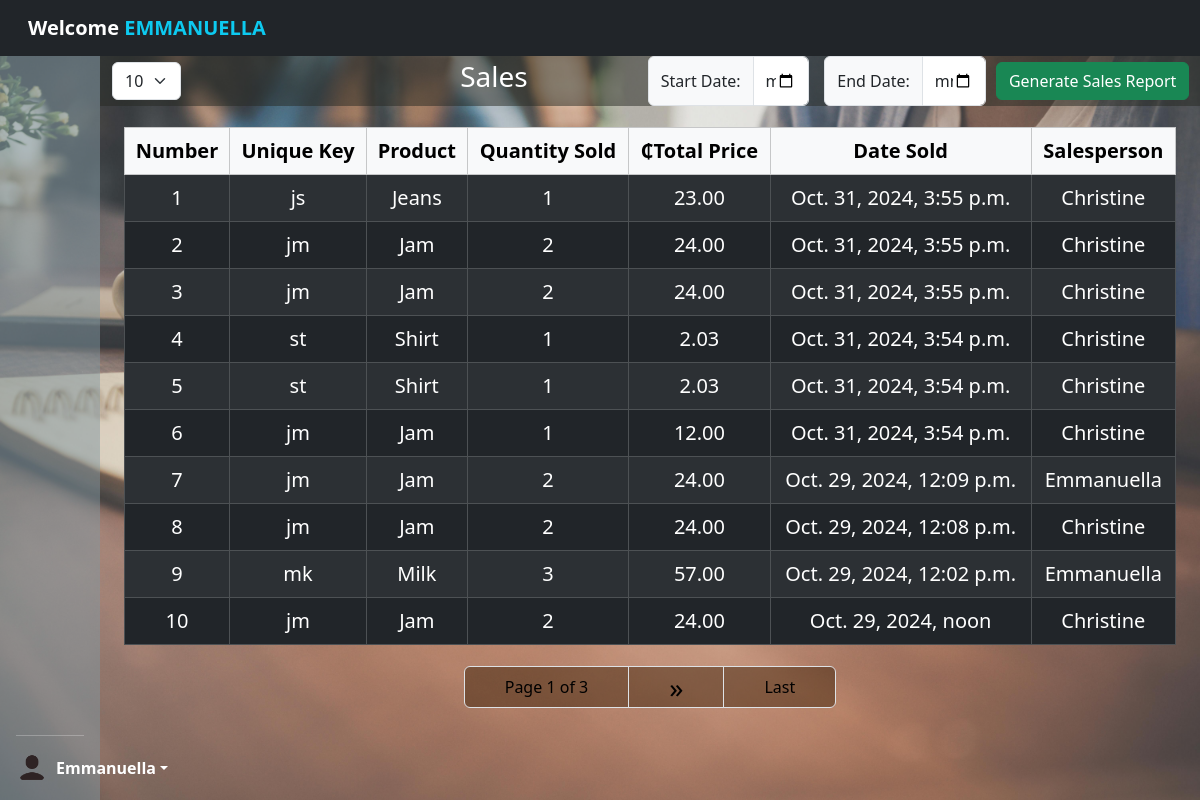
Screenshot of /view-sales/ (signed in) with the database file from the repository.
### revision_app/models.py (models this page shows, shortened)
class Sale(models.Model):
    product = models.ForeignKey(Products, on_delete=models.CASCADE)
    quantity_sold = models.PositiveBigIntegerField()
    total_price = models.DecimalField(max_digits=10, decimal_places=2)
    salesperson = models.ForeignKey(User, on_delete=models.SET_NULL, null=True)  # Link the sale to a user
    date_sold = models.DateTimeField(default=timezone.now)
    unique_key = models.CharField(
        max_length=2,
        blank=True,
        editable=False
    )
    class Meta:
        verbose_name = 'Sale'
        verbose_name_plural = 'Sales'

class Products(models.Model):
    product_name = models.CharField(max_length=200, db_index=True)
    price = models.DecimalField(max_digits=10, decimal_places=2, db_index=True)
    stock = models.PositiveBigIntegerField(default=0, db_index=True)
    unique_key = models.CharField(
        max_length=2,
        blank=True,
        editable=False,
        unique=True
    )
    def __str__(self):
        return self.product_name
    class Meta:
        verbose_name_plural = 'Products'
        ordering = ['product_name']

### revision_app/views.py (the view, shortened to what this page needs)
# urls.py: path('view-sales/', SalesListView.as_view(), name='view-sales'),
class SalesListView(LoginRequiredMixin, TemplateView):
    template_name = 'revision_app/sales.html'
    def get_context_data(self, **kwargs):
        context = super().get_context_data(**kwargs)
        paginate_by = self.request.GET.get('paginate_by', 10)
        sales = Sale.objects.all().order_by('-date_sold')
        products = Products.objects.all()
        search_input = self.request.GET.get('q', '').strip()
        paginator = Paginator(sales, int(paginate_by))
        page_number = self.request.GET.get('page')
        page_obj = paginator.get_page(page_number)
        context['page_obj'] = page_obj
        context['object_list'] = page_obj.object_list
        context['products'] = products
        context['sales'] = sales
        context['paginate_by'] = paginate_by
        context['search_input'] = search_input
        return context

### revision_app/templates/revision_app/sales.html (shortened to what this page needs)
{% extends 'revision_app/main.html' %}
{% load static %}
{% block content %}
{% include 'revision_app/pageloader.html' %}
<head><link rel="stylesheet" href="{% static 'css/bootstrap.css'  %}"></head>
<body style="background-image: url('{% static 'img/pexels-tirachard-kumtanom-112571-733856.jpg' %}'); background-size: cover; background-position: center; min-height: 100vh;">
<div class="container-fluid my-0 position-relative mx-0 px-0" style="padding-top: 56px; z-index: 1;">
<div class="container-fluid mx-0 px-0 w-100">
<div class="row">
<div class="d-flex mb-6 justify-content-end text-align-center position-fixed" style="z-index: 1050; width: 91.78%; background-color: rgba(39, 41, 35, 0.5);">
    <div class="input-group my-0 py-0" style="width: 15%; height: inherit; margin-right: auto;">
    <span class="d-flex align-items-center"><form method="get" action="" >
        <select name="paginate_by" id="paginate_by" onchange="this.form.submit()" class="form-select px-6" style="height: fit-content;">
          <option value="10" {% if request.GET.paginate_by == '10' %}selected{% endif %}>10</option>
        </select>
      </form></span></div>
    <h3 class="text-align-center text-white py-1" style="margin-right: 15vh;">Sales</h3>
    <div class="input-group my-0 py-0" style="width: 15%; height: inherit; margin-right: 15px;">
        <span class="input-group-text">Start Date:</span>
        <input type="date" id="start_date" class="form-control">
      </div>
    <div class="input-group" style="width: 15%; height: inherit; margin-right: 10px;">
        <span class="input-group-text">End Date:</span>
        <input type="date" id="end_date" class="form-control">
     </div>
     <span class="d-flex align-items-center"><a href="{% url 'generate_pdf' %}" class="btn btn-success" onclick="generatePDF()">Generate Sales Report</a></span>
</div></div>
<div class="container-fluid" style="padding-top: 55px;">
<table class="table table-bordered my-3 w-100 text-center fs-5 table-dark table-striped ">
    <thead>
        <tr class="table-light">
            <th>Number</th>
            <th>Unique Key</th>
            <th>Product</th>
            <th>Quantity Sold</th>
            <th>&#8373;Total Price</th>
            <th>Date Sold</th>
            <th>Salesperson</th>
        </tr>
    </thead>
    <tbody>
        {% for sale in page_obj.object_list %}
        <tr>
            <td>{{ forloop.counter }}</td>
            <td>{{ sale.unique_key }}</td>
            <td>{{ sale.product }}</td>
            <td>{{ sale.quantity_sold }}</td>
            <td>{{ sale.total_price|floatformat:2 }}</td>
            <td>{{ sale.date_sold }}</td>
            <td>{{ sale.salesperson.username|capfirst }}
        </tr>
        {% empty %}
        <tr>
            <td colspan="6">No sales available.</td>
        </tr>
        {% endfor %}
    </tbody>
</table>
<div class="flex-row d-flex justify-content-center">
<nav aria-label="Page navigation example" style="margin-top: 0.5%;">
    <ul class="pagination">
  <li class="page-item"><a href="#" class="page-link"><span>Page {{ page_obj.number }} of {{ page_obj.paginator.num_pages }}</span></a></li>
  {% if page_obj.has_next %}
  <li class="page-item">
    <a href="?page={{ page_obj.next_page_number }}&paginate_by={{ paginate_by }}"
    class="page-link fs-3 d-flex align-items-center justify-content-center" style="height: 42px;">&raquo;</a>
    </li>
    <li class="page-item">
    <a href="?page={{ page_obj.paginator.num_pages }}&paginate_by={{ paginate_by }}" class="page-link">Last</a>
</li>
    {% endif %}
</ul>
</nav>
</div>
</div>
</div>
</div>
</div>
{% endblock %}

### revision_app/templates/revision_app/main.html (shortened to what this page needs)
{% load static %}
<!DOCTYPE html>
<html lang="en">
<head>
    <link rel="stylesheet" href="{% static 'css/bootstrap.css'  %}">
</head>
<body class="">
        <div class="container-fluid p-6">
        <div class="row">
            <div class="col-1 px-0" >
                <div class=" text-start d-flex flex-column justify-content-between flex-shrink-0 p-3 text-white position-fixed" style="height: 100vh; width: 8.33333333%; background-color: rgba(130, 152, 161, 0.5);">
        <ul class="nav flex-column mb-auto nav-pills" style="padding-top: 20px;">
        </ul>
        <hr>
        <div class="dropdown">
          <a href="#" class="d-flex align-items-center text-white text-decoration-none dropdown-toggle" id="dropdownUser1" data-bs-toggle="dropdown" aria-expanded="false">
            <img src="{% static 'img/icons8_user_60px.png' %}" alt="" width="32" height="32" class="rounded-circle me-2">
            <strong>{{user.username}}</strong>
          </a>
        </div>
      </div></div>
<div class="col-11 p-0">
    <div class="container-fluid w-100 px-0 position-fixed"  style="z-index: 1050">
    <nav class="navbar navbar-expand-sm bg-dark navbar-dark fixed-top">
        <div class="container-fluid">
          <a class="navbar-brand ms-3" href="#">
            <strong>Welcome<span class="text-info"> {{request.user.username|upper}}</span></strong></a>
        </div>
      </nav>
    </div>
      <div class="container-fluid">
    {% block content %}
    {% endblock %}</div>
</div>
</div>
</body>
</html>

### revision_app/templates/revision_app/sales.html (style rules this page uses)
.pagination { justify-content: center; width: 100%; }
.pagination .page-item .page-link { min-width: 70%; padding: 0.5rem 2.5rem; font-size: 1rem; color: black; font-weight: 500; background-color: rgba(51, 26, 2, 0.45); }

### rows the page displays
Sale: unique_key "js", product "Jeans", quantity_sold "1", total_price "23.00", date_sold "Oct. 31, 2024, 3:55 p.m.", salesperson.username "Christine"
Sale: unique_key "jm", product "Jam", quantity_sold "2", total_price "24.00", date_sold "Oct. 31, 2024, 3:55 p.m.", salesperson.username "Christine"
Sale: unique_key "jm", product "Jam", quantity_sold "2", total_price "24.00", date_sold "Oct. 31, 2024, 3:55 p.m.", salesperson.username "Christine"
Sale: unique_key "st", product "Shirt", quantity_sold "1", total_price "2.03", date_sold "Oct. 31, 2024, 3:54 p.m.", salesperson.username "Christine"
Sale: unique_key "st", product "Shirt", quantity_sold "1", total_price "2.03", date_sold "Oct. 31, 2024, 3:54 p.m.", salesperson.username "Christine"
Sale: unique_key "jm", product "Jam", quantity_sold "1", total_price "12.00", date_sold "Oct. 31, 2024, 3:54 p.m.", salesperson.username "Christine"
Sale: unique_key "jm", product "Jam", quantity_sold "2", total_price "24.00", date_sold "Oct. 29, 2024, 12:09 p.m.", salesperson.username "Emmanuella"
Sale: unique_key "jm", product "Jam", quantity_sold "2", total_price "24.00", date_sold "Oct. 29, 2024, 12:08 p.m.", salesperson.username "Christine"
Sale: unique_key "mk", product "Milk", quantity_sold "3", total_price "57.00", date_sold "Oct. 29, 2024, 12:02 p.m.", salesperson.username "Emmanuella"
Sale: unique_key "jm", product "Jam", quantity_sold "2", total_price "24.00", date_sold "Oct. 29, 2024, noon", salesperson.username "Christine"

### other values shown
{{ user.username }} "Emmanuella"
{{ request.user.username|upper }} "EMMANUELLA"
{{ page_obj.number }} "1"
{{ page_obj.paginator.num_pages }} "3"
